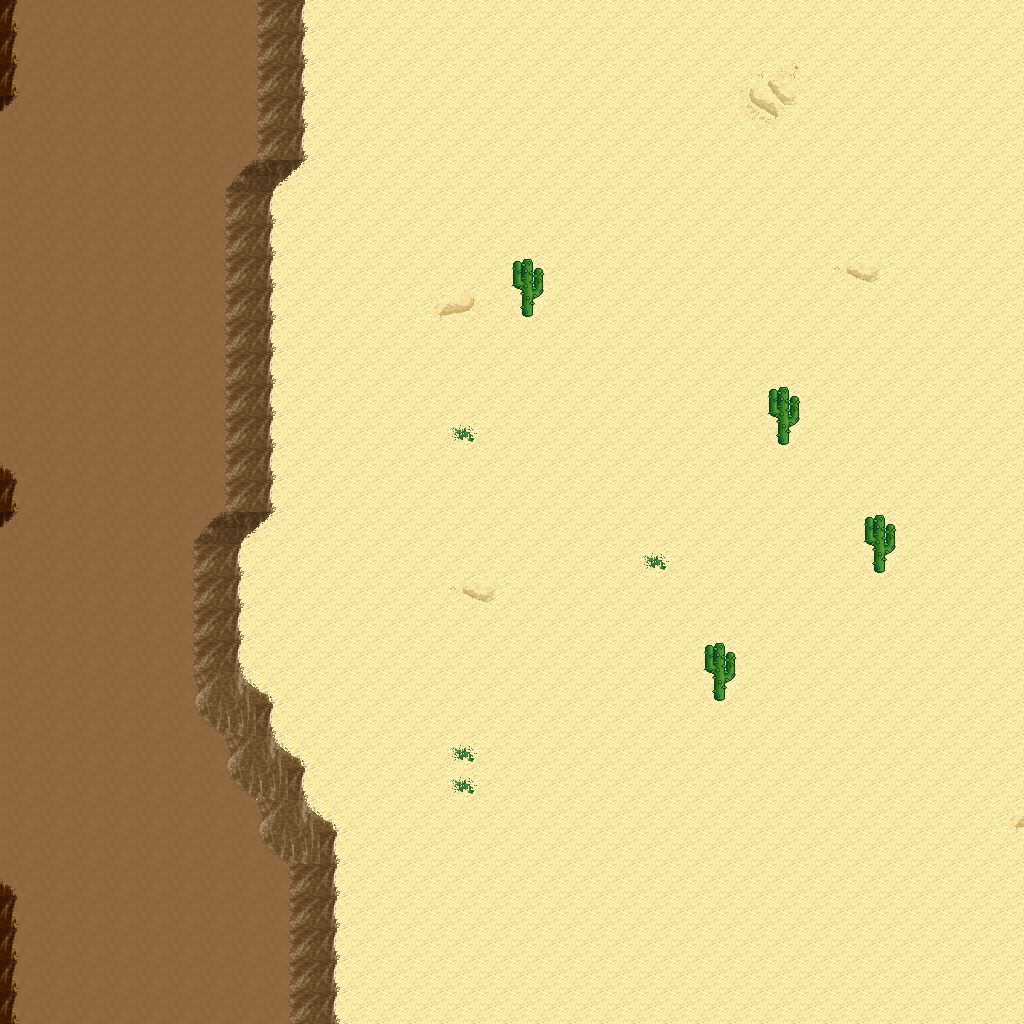

Below is a game level as drawn by its tile map, then a one-line description and the .tmx that defines it (tile-layer data replaced by summaries):
An orthogonal 32x32 tile map with 32x32 px tiles, 5 tile layers (Ground, Objects, Objects2, Above, ...), 1 hidden layer not drawn, 8 tilesets.

<map version="1.10" tiledversion="1.11.0" orientation="orthogonal" renderorder="right-down" width="32" height="32" tilewidth="32" tileheight="32" infinite="0" nextlayerid="11" nextobjectid="1">
 <tileset firstgid="1" name="logic_collision" tilewidth="32" tileheight="32" tilecount="1" columns="1">
  <image source="../drawable/logic_collision.png" width="32" height="32" />
 </tileset>
 <tileset firstgid="2" name="ground_ground" tilewidth="32" tileheight="32" tilecount="33" columns="3">
  <image source="../drawable/ground_ground.png" width="96" height="352" />
 </tileset>
 <tileset firstgid="35" name="ground_ridge_earth_pale" tilewidth="32" tileheight="32" tilecount="96" columns="12">
  <image source="../drawable/ground_ridge_earth_pale.png" width="384" height="256" />
 </tileset>
 <tileset firstgid="131" name="ground_ridge_earth_dark" tilewidth="32" tileheight="32" tilecount="96" columns="12">
  <image source="../drawable/ground_ridge_earth_dark.png" width="384" height="256" />
 </tileset>
 <tileset firstgid="227" name="terrain_desert" tilewidth="32" tileheight="32" tilecount="88" columns="8">
  <image source="../drawable/terrain_desert.png" width="256" height="352" />
 </tileset>
 <tileset firstgid="315" name="plant_tree_tree_darkgreen" tilewidth="32" tileheight="32" tilecount="88" columns="8">
  <image source="../drawable/plant_tree_tree_darkgreen.png" width="256" height="352" />
 </tileset>
 <tileset firstgid="403" name="plant_cactus_2" tilewidth="32" tileheight="32" tilecount="10" columns="5">
  <image source="../drawable/plant_cactus_2.png" width="160" height="64" />
 </tileset>
 <tileset firstgid="413" name="ground_sand_2" tilewidth="32" tileheight="32" tilecount="15" columns="5">
  <image source="../drawable/ground_sand_2.png" width="160" height="96" />
 </tileset>
 <layer id="1" name="Ground" width="32" height="32">
  <data>[1024 cells, 1024 non-empty, 11 distinct tile ids]</data>
 </layer>
 <layer id="2" name="Objects" width="32" height="32">
  <data>[1024 cells, 88 non-empty, 14 distinct tile ids]</data>
 </layer>
 <layer id="3" name="Objects2" width="32" height="32">
  <data>[1024 cells, 0 non-empty, 0 distinct tile ids]</data>
 </layer>
 <layer id="4" name="Above" width="32" height="32">
  <data>[1024 cells, 4 non-empty, 1 distinct tile ids]</data>
 </layer>
 <layer id="5" name="Above2" width="32" height="32">
  <data>[1024 cells, 0 non-empty, 0 distinct tile ids]</data>
 </layer>
 <layer id="6" name="Walkable" width="32" height="32" visible="0">
  <data>[1024 cells, 39 non-empty, 1 distinct tile ids]</data>
 </layer>
 <objectgroup id="7" name="Mapevents" />
 <objectgroup id="8" name="Spawn" />
 <objectgroup id="9" name="Keys" />
 <objectgroup id="10" name="Replace" />
</map>
